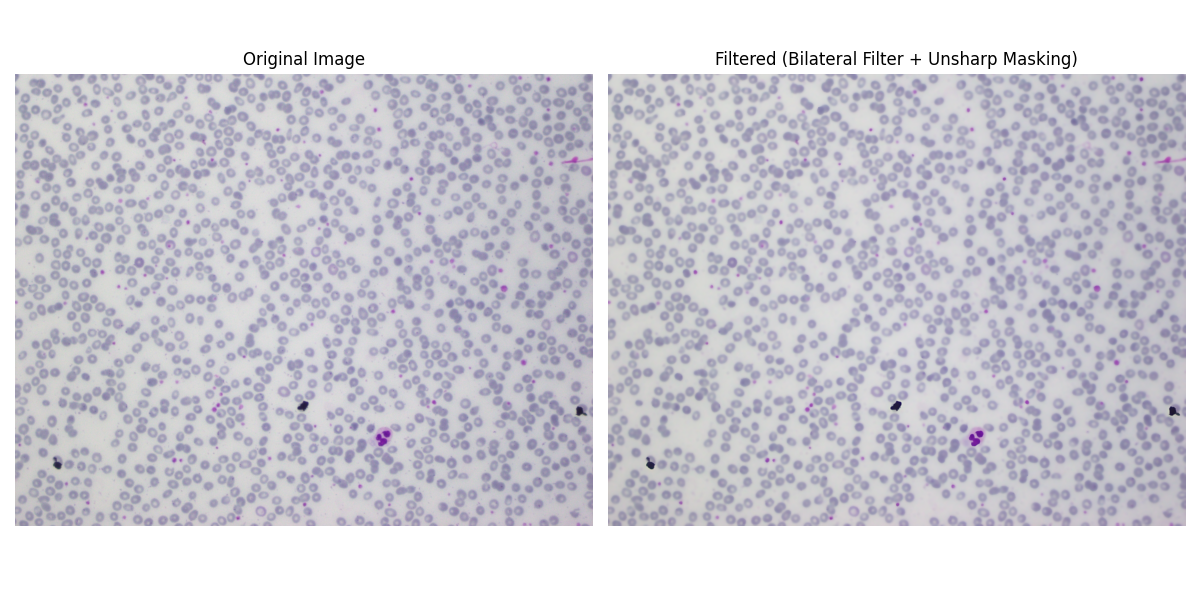
#> input picture classic_filter_comparison.png, 1200 x 600 px
$ python classic_filter_demo.py classic_filter_comparison.png
#> lines starting #> are read from the running program, lines starting #| are printed output that depends on the picture
import cv2
import matplotlib.pyplot as plt
import numpy as np
import os
import argparse

def apply_classic_filter(image_path, output_path="classic_filter_comparison.png"):
    # 1. Load the image
#> called with image_path = 'classic_filter_comparison.png', output_path = 'classic_filter_comparison.png'
    if not os.path.exists(image_path):
        print(f"Error: Image not found at {image_path}")
        return

    # Read in BGR format (OpenCV default)
    img = cv2.imread(image_path)
#> img is the input picture: shape (600, 1200, 3); mean B, G, R 213.9, 206, 206.9
    if img is None:
        print("Error: Could not read image.")
        return

    # Convert to RGB for Matplotlib display
    img_rgb = cv2.cvtColor(img, cv2.COLOR_BGR2RGB)

    # 2. Eliminate Noise (Denoising)
    # Bilateral Filter is great for removing noise while preserving edges
    # Arguments: src, d (diameter of pixel neighborhood), sigmaColor, sigmaSpace
    denoised_img = cv2.bilateralFilter(img_rgb, d=9, sigmaColor=75, sigmaSpace=75)

    # 3. Eliminate Blur (Sharpening) using Unsharp Masking
    # Gaussian Blur the denoised image
    gaussian_blur = cv2.GaussianBlur(denoised_img, (0, 0), 3.0)
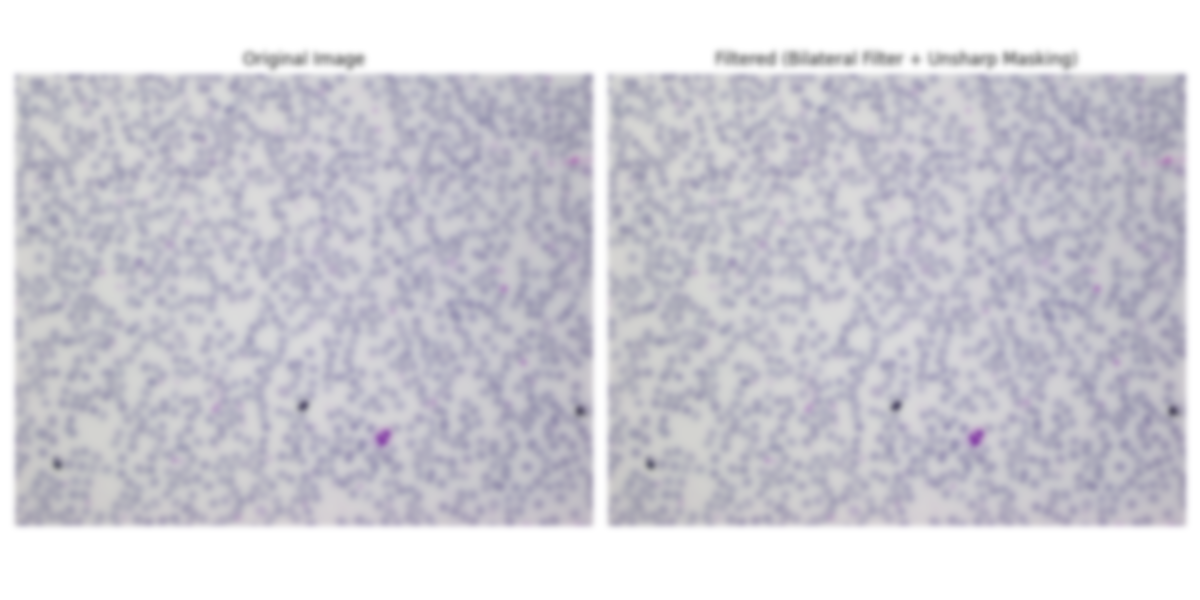
#> gaussian_blur: shape (600, 1200, 3); mean R, G, B 207.1, 206.1, 214
    # Calculate the weighted sum of source and blur
    # Formula: constants * (original - blur) + original
    # This enhances the edges
    filtered_img = cv2.addWeighted(denoised_img, 1.5, gaussian_blur, -0.5, 0)

    # Alternatively, you can use a kernel for sharpening directly if the above is not strong enough
    # kernel = np.array([[-1, -1, -1], [-1, 9, -1], [-1, -1, -1]])
    # filtered_img = cv2.filter2D(denoised_img, -1, kernel)

    # 4. Display Results Side-by-Side
    plt.figure(figsize=(12, 6))

    # Original Image
    plt.subplot(1, 2, 1)
    plt.title("Original Image")
    plt.imshow(img_rgb)
    plt.axis("off")

    # Filtered Image
    plt.subplot(1, 2, 2)
    plt.title("Filtered (Bilateral Filter + Unsharp Masking)")
    plt.imshow(filtered_img)
    plt.axis("off")

    plt.tight_layout()
    plt.savefig(output_path)
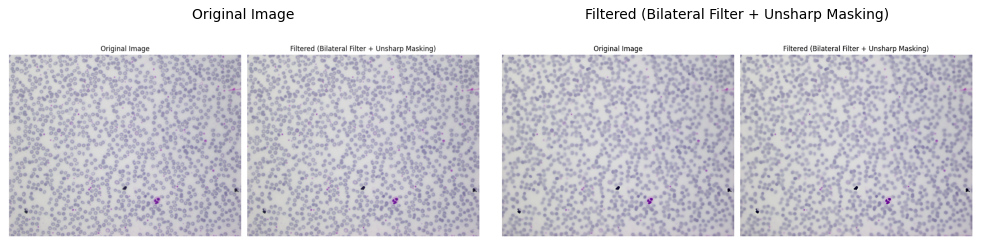
#> figure drawn by matplotlib, 2 panels
    print(f"Comparison saved to {output_path}")
    plt.show()

if __name__ == "__main__":
    parser = argparse.ArgumentParser(
        description="Apply a classical denoising and sharpening baseline to a blood-smear image."
    )
    parser.add_argument("image_path", help="Path to the input image.")
    parser.add_argument(
        "--output",
        default="classic_filter_comparison.png",
        help="Path where the comparison figure will be saved.",
    )
    args = parser.parse_args()
    apply_classic_filter(args.image_path, args.output)
